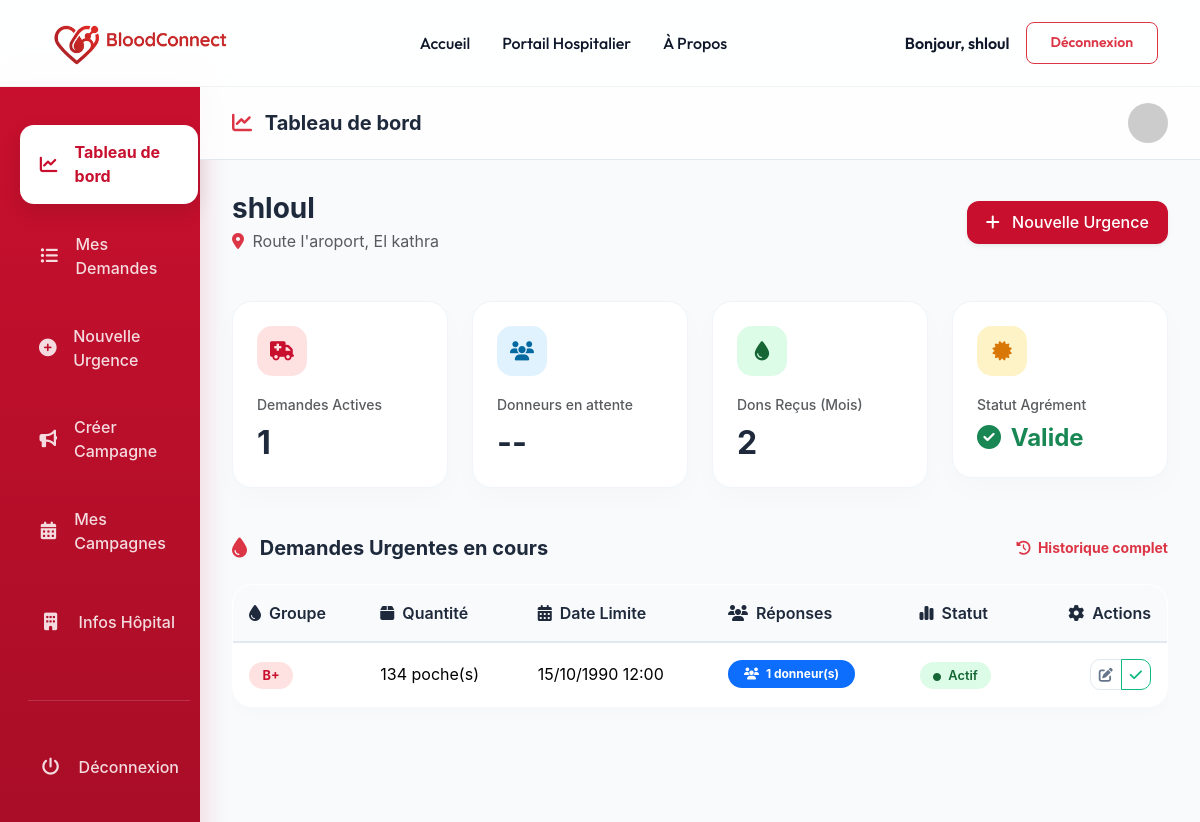
Screenshot of /comptes/dashboard_hopital/ (signed in) with the database file from the repository.
### comptes/models.py (models this page shows, shortened)
class User(AbstractUser):
    ROLE_CHOICES = (
        ('donneur', 'Donneur'),
        ('hopital', 'Hopital'),
        ('admin', 'Admin'),
    )
    role = models.CharField(max_length=20, choices=ROLE_CHOICES, default='donneur')

class Hopital(models.Model):
    user = models.OneToOneField(User, on_delete=models.CASCADE)
    nom = models.CharField(max_length=200)
    adresse = models.CharField(max_length=300)
    ville = models.CharField(max_length=100)
    agrement = models.CharField(max_length=50, unique=True)
    valide = models.BooleanField(default=False)

### demandes/models.py (models this page shows, shortened)
class DemandeUrgente(models.Model):
    hopital = models.ForeignKey('comptes.Hopital', on_delete=models.CASCADE, related_name='demandes')
    groupe_sanguin = models.CharField(max_length=3, choices=GROUPE_SANGUIN_CHOICES)
    quantite = models.PositiveIntegerField()
    delai = models.DateTimeField()
    statut = models.CharField(max_length=20, choices=STATUT_DEMANDE_CHOICES, default='active')
    description = models.TextField(blank=True)

### comptes/views.py (the view)
# urls.py: path("dashboard_hopital/", views.dashboard_hopital, name="dashboard_hopital"),
@login_required
@hospital_required
def dashboard_hopital(request):
    if not hasattr(request.user, 'hopital'):
        messages.error(request, "Accès refusé : Ce compte n'est pas configuré comme un hôpital.")
        return redirect('accueil')
    hopital = request.user.hopital
    demandes_actives = hopital.demandes.filter(statut='active')
    return render(request, "demandes/dashboard_hopital.html", {
        "hopital": hopital,
        "demandes_actives": demandes_actives
    })

### demandes/templates/demandes/dashboard_hopital.html (shortened to what this page needs)
{% load static %}
<!DOCTYPE html>
<html lang="fr">
<head>
    <link href="https://cdn.jsdelivr.net/npm/bootstrap@5.3.2/dist/css/bootstrap.min.css" rel="stylesheet">
    <link rel="stylesheet" href="https://cdnjs.cloudflare.com/ajax/libs/font-awesome/6.4.2/css/all.min.css">
</head>
<body>
    {% include 'header.html' %}
    <div class="container-fluid">
        <div class="row">
            <div class="col-lg-2 p-0 d-none d-lg-block">
                {% include 'demandes/sidebar_hopital.html' %}
            </div>
            <div class="col-lg-10 p-0">
                <div class="glass-header d-flex justify-content-between align-items-center">
                    <h5 class="fw-bold m-0">
                        <i class="fas fa-chart-line text-danger me-2"></i>
                        Tableau de bord
                    </h5>
                    <div class="d-flex align-items-center gap-3">
                        <img src="https://ui-avatars.com/api/?name={{ request.user.username }}&background=DC2626&color=fff" class="rounded-circle" width="40" alt="Avatar">
                    </div>
                </div>
                <div class="dashboard-content">
                    <div class="d-flex justify-content-between align-items-center mb-5">
                        <div>
                            <h3 class="fw-bold m-0">{{ hopital.nom }}</h3>
                            <p class="text-muted m-0 mt-1">
                                <i class="fas fa-map-marker-alt text-danger me-1"></i> {{ hopital.adresse }}, {{ hopital.ville }}
                            </p>
                        </div>
                        <a href="{% url 'ajouter_demande' %}" class="btn btn-hospital shadow-sm">
                            <i class="fas fa-plus me-2"></i> Nouvelle Urgence
                        </a>
                    </div>
                    <div class="row g-4 mb-5">
                        <div class="col-md-3">
                            <div class="stat-card">
                                <div class="stat-icon" style="background: #FEE2E2; color: #C8102E;">
                                    <i class="fas fa-ambulance"></i>
                                </div>
                                <span class="text-muted small fw-medium">Demandes Actives</span>
                                <h2 class="fw-bold mt-2 mb-0">{{ demandes_actives.count }}</h2>
                            </div>
                        </div>
                        <div class="col-md-3">
                            <div class="stat-card">
                                <div class="stat-icon" style="background: #E0F2FE; color: #0369A1;">
                                    <i class="fas fa-users"></i>
                                </div>
                                <span class="text-muted small fw-medium">Donneurs en attente</span>
                                <h2 class="fw-bold mt-2 mb-0">--</h2>
                            </div>
                        </div>
                        <div class="col-md-3">
                            <div class="stat-card">
                                <div class="stat-icon" style="background: #DCFCE7; color: #166534;">
                                    <i class="fas fa-tint"></i>
                                </div>
                                <span class="text-muted small fw-medium">Dons Reçus (Mois)</span>
                                <h2 class="fw-bold mt-2 mb-0">{{ hopital.dons_recus.count }}</h2>
                            </div>
                        </div>
                        <div class="col-md-3">
                            <div class="stat-card">
                                <div class="stat-icon" style="background: #FEF3C7; color: #D97706;">
                                    <i class="fas fa-certificate"></i>
                                </div>
                                <span class="text-muted small fw-medium">Statut Agrément</span>
                                <h2 class="fw-bold mt-2 mb-0 fs-4">
                                    {% if hopital.valide %}
                                        <span class="text-success"><i class="fas fa-check-circle me-1"></i> Valide</span>
                                    {% else %}
                                        <span class="text-warning"><i class="fas fa-clock me-1"></i> En attente</span>
                                    {% endif %}
                                </h2>
                            </div>
                        </div>
                    </div>
                    <div class="row">
                        <div class="col-lg-12">
                            <div class="d-flex justify-content-between align-items-center mb-4">
                                <h5 class="fw-bold m-0">
                                    <i class="fas fa-tint text-danger me-2"></i>
                                    Demandes Urgentes en cours
                                </h5>
                                <a href="{% url 'historique_demandes' %}" class="small text-decoration-none fw-bold text-danger">
                                    <i class="fas fa-history me-1"></i> Historique complet
                                </a>
                            </div>
                            <div class="table-responsive">
                                <table class="table table-custom">
                                    <thead>
                                        <tr>
                                            <th><i class="fas fa-tint me-2"></i>Groupe</th>
                                            <th><i class="fas fa-box me-2"></i>Quantité</th>
                                            <th><i class="fas fa-calendar-alt me-2"></i>Date Limite</th>
                                            <th><i class="fas fa-users me-2"></i>Réponses</th>
                                            <th><i class="fas fa-chart-simple me-2"></i>Statut</th>
                                            <th class="text-end"><i class="fas fa-cog me-2"></i>Actions</th>
                                        </tr>
                                    </thead>
                                    <tbody>
                                        {% for de in demandes_actives %}
                                        <tr>
                                            <td><span class="badge-blood">{{ de.groupe_sanguin }}</span></td>
                                            <td>{{ de.quantite }} poche(s)</td>
                                            <td>{{ de.delai|date:"d/m/Y H:i" }}</td>
                                            <td>
                                                <a href="{% url 'voir_reponses' de.pk %}" class="badge bg-primary text-decoration-none px-3 py-2 rounded-pill">
                                                    <i class="fas fa-users me-1"></i> {{ de.reponses.count }} donneur(s)
                                                </a>
                                            </td>
                                            <td><span class="badge-active"><i class="fas fa-circle me-1" style="font-size: 0.5rem;"></i> Actif</span></td>
                                            <td class="text-end">
                                                <div class="btn-group">
                                                    <a href="{% url 'modifier_demande' de.pk %}" class="btn btn-sm btn-outline-secondary" title="Modifier">
                                                        <i class="fas fa-edit"></i>
                                                    </a>
                                                    <a href="{% url 'cloturer_demande' de.pk %}" class="btn btn-sm btn-outline-success" title="Clôturer">
                                                        <i class="fas fa-check"></i>
                                                    </a>
                                                </div>
                                            </td>
                                        </tr>
                                        {% endfor %}
                                    </tbody>
                                </table>
                            </div>
                        </div>
                    </div>
                </div>
            </div>
        </div>
    </div>
</body>
</html>

### templates/header.html (shortened to what this page needs)
{% load static %}
<header class="header">
    <nav class="container d-flex align-items-center justify-content-between">
        <div class="logo d-flex align-items-center gap-2">
            <a href="{% url 'accueil' %}">
                <img src="{% static 'images/BloodConnect.png' %}" alt="Logo" width="200" height="60" style="object-fit: contain;">
            </a>
        </div>
        <div class="d-none d-lg-flex align-items-center">
            <a href="{% url 'accueil' %}" class="nav-link">Accueil</a>
            {% if user.is_authenticated %}
                {% if user.is_superuser or user.role == 'admin' %}
                    <a href="{% url 'admin_dashboard' %}" class="nav-link">Tableau de Bord Admin</a>
                {% elif user.role == 'hopital' %}
                    <a href="{% url 'dashboard_hopital' %}" class="nav-link">Portail Hospitalier</a>
                {% elif user.role == 'donneur' %}
                    <a href="{% url 'dashboard_donneur' %}" class="nav-link">Mon Portail Donneur</a>
                {% endif %}
            {% endif %}
            <a href="{% url 'about' %}" class="nav-link">À Propos</a>
        </div>
        <div class="d-flex align-items-center gap-3">
            {% if user.is_authenticated %}
                <span class="navbar-text d-none d-md-inline-block">Bonjour, {{ user.username }}</span>
                <a href="{% url 'logout' %}" class="btn btn-outline-danger btn-sm">Déconnexion</a>
            {% else %}
                <a href="{% url 'login' %}" class="btn btn-primary-red">Connexion</a>
                <a href="{% url 'register' %}" class="btn btn-outline-dark px-3 py-2 rounded-3 fw-bold" style="text-decoration: none;">Inscription</a>
            {% endif %}
        </div>
    </nav>
</header>

### demandes/templates/demandes/dashboard_hopital.html (style rules this page uses)
:root { --primary: #C8102E; --secondary: #FEE2E2; --dark: #1E293B; --accent: #FCA5A5; }
body { background: #F8FAFC; font-family: 'Inter', system-ui, sans-serif; color: var(--dark); }
.dashboard-content { padding: 2rem; }
.stat-card { background: white; border-radius: 20px; padding: 1.5rem; box-shadow: 0 10px 30px rgba(0,0,0,0.02); border: 1px solid #F1F5F9; transition: 0.3s; }
.stat-icon { width: 50px; height: 50px; border-radius: 15px; display: flex; align-items: center; justify-content: center; font-size: 1.2rem; margin-bottom: 1rem; }
.glass-header { background: rgba(255, 255, 255, 0.8); backdrop-filter: blur(10px); position: sticky; top: 0; z-index: 100; border-bottom: 1px solid #E2E8F0; padding: 1rem 2rem; }
.table-custom { background: white; border-radius: 20px; overflow: hidden; box-shadow: 0 5px 15px rgba(0,0,0,0.02); border: 1px solid #F1F5F9; }
.table-custom th { background: #F8FAFC; border-bottom: 2px solid #E2E8F0; color: var(--dark); font-weight: 600; padding: 1rem; }
.table-custom td { vertical-align: middle; border-bottom: 1px solid #F1F5F9; padding: 1rem; }
.badge-blood { background: #FEE2E2; color: #C8102E; padding: 0.35rem 0.85rem; border-radius: 50px; font-weight: 700; font-size: 0.8rem; }
.badge-active { background: #DCFCE7; color: #166534; padding: 0.35rem 0.85rem; border-radius: 50px; font-weight: 600; font-size: 0.8rem; }
.btn-hospital { background: var(--primary); color: white; border-radius: 12px; padding: 0.6rem 1.2rem; font-weight: 500; border: none; transition: 0.3s; text-decoration: none; display: inline-block; }
.btn-outline-secondary { border-radius: 10px; border: 1px solid #E2E8F0; color: #64748B; transition: 0.3s; background: white; }
.btn-outline-success { border-radius: 10px; border: 1px solid #10B981; color: #10B981; transition: 0.3s; background: white; }

### templates/header.html (style rules this page uses)
:root { --primary-red: #C8102E; --dark-blue: #0F172A; --text-muted: #64748B; --transition: all 0.3s cubic-bezier(0.4, 0, 0.2, 1); }
.header { background: rgba(255, 255, 255, 0.85) !important; backdrop-filter: blur(12px); -webkit-backdrop-filter: blur(12px); border-bottom: 1px solid rgba(0,0,0,0.05); padding: 0.8rem 0; position: sticky; top: 0; z-index: 1000; font-family: 'Outfit', sans-serif; }
.header .nav-link { font-weight: 500; color: var(--dark-blue) !important; margin: 0 1rem; transition: var(--transition); position: relative; text-decoration: none; }
.header .btn-outline-danger { border-radius: 8px; padding: 0.6rem 1.5rem; font-weight: 600; }
.header .navbar-text { color: var(--dark-blue); font-weight: 600; }

### rows the page displays
User: username "shloul"
Hopital: nom "shloul", adresse "Route l'aroport", ville "El kathra", dons_recus.count "2"
DemandeUrgente: groupe_sanguin "B+", quantite "134", delai "15/10/1990 12:00", reponses.count "1"

### other values shown
{{ demandes_actives.count }} "1"
